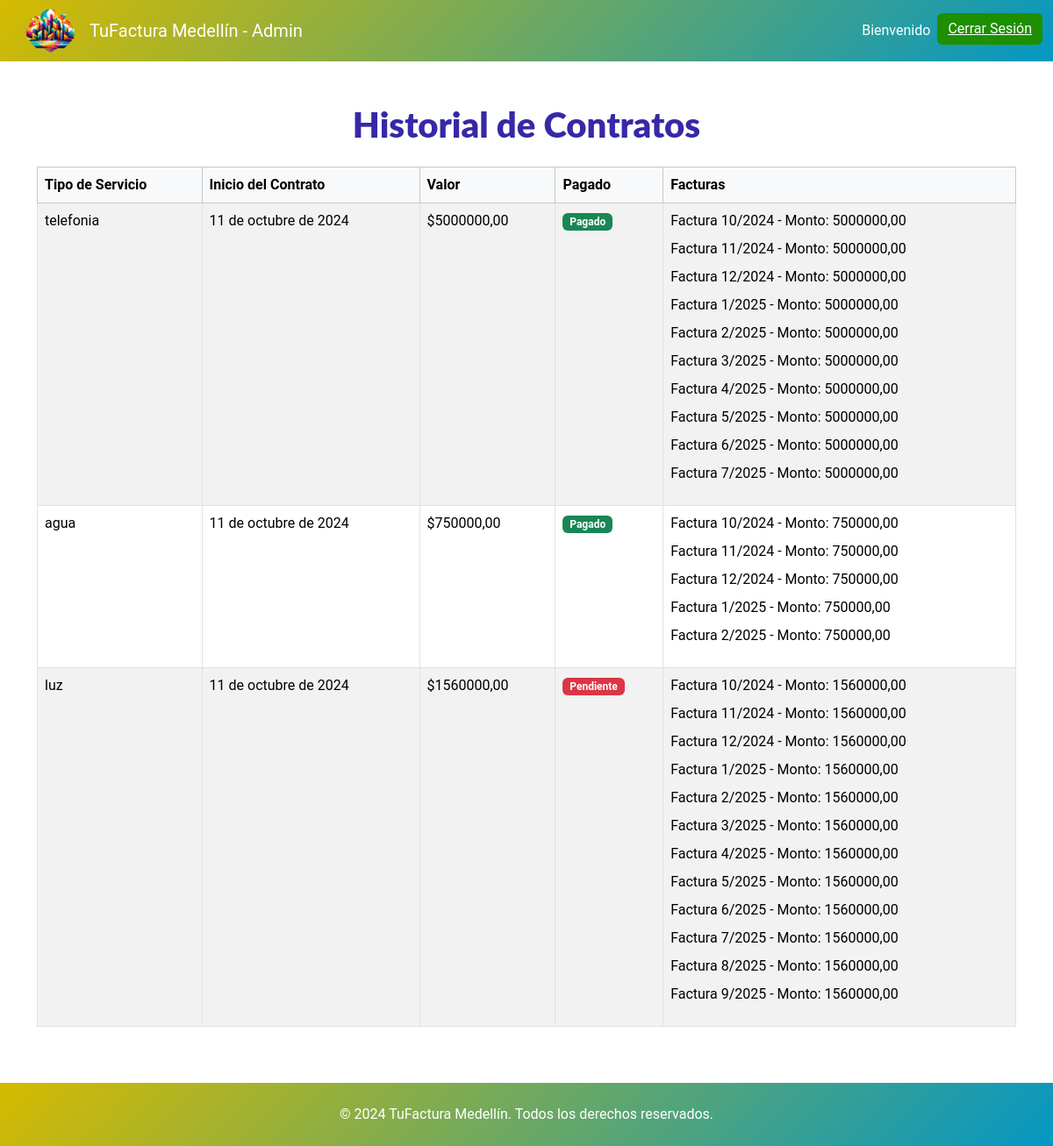
The page /vista_contra/9/ (signed in) on the database its author committed.
### facturacion/models.py (models this page shows, shortened)
class Contrato(models.Model):
    usuario = models.ForeignKey(Usuario, on_delete=models.CASCADE, null=True, blank=True)
    SERVICIO_CHOICES = [
        ('agua', 'Agua'),
        ('luz', 'Luz'),
        ('gas', 'Gas'),
        ('telefonia', 'Telefonía'),
        ('internet', 'Internet'),
    ]
    servicio = models.CharField(max_length=50, choices=SERVICIO_CHOICES)
    fecha = models.DateField()
    nombres = models.CharField(max_length=100)
    apellidos = models.CharField(max_length=100)
    cedula = models.CharField(max_length=20)
    direccion = models.CharField(max_length=200)
    detalles = models.TextField(blank=True, null=True)
    duracion = models.PositiveIntegerField()  # Duración en meses
    precio = models.DecimalField(max_digits=10, decimal_places=2)
    confidencialidad = models.BooleanField(default=False)
    obligaciones = models.TextField(blank=True)
    pagado = models.BooleanField(default=False)
    def __str__(self):
        return f"Contrato de {self.nombres} {self.apellidos} para {self.servicio}"
    @property
    def estado_contrato(self):
        if self.factura_set.filter(pagado=False).exists():
            return "Pendiente"
        else:
            return "Pagado"

class Factura(models.Model):
        contrato = models.ForeignKey(Contrato, on_delete=models.CASCADE)
        mes = models.PositiveIntegerField()  # Mes del contrato (1-12)
        anio = models.PositiveIntegerField()  # Año del contrato
        monto = models.DecimalField(max_digits=10, decimal_places=2)
        pagado = models.BooleanField(default=False)  # Indica si la factura fue pagada

### facturacion/views.py (the view, shortened to what this page needs)
# urls.py: path("vista_contra/<int:user_id>/", views.historico_contratos_admin, name="vista_contra"),
def historico_contratos_admin(request, user_id):
    control = request.session.get("admin", False)
    if not control:
        return redirect('login_admin')
    try:
        usuario = Usuario.objects.get(id= user_id)
        contratos = Contrato.objects.filter(usuario=usuario).order_by('pagado', 'fecha')
        for contrato in contratos:
                    contrato.facturas = Factura.objects.filter(contrato=contrato)
                    print(f"este es el contrato {contrato.id}")
                    print(contrato)
        return render(request, 'adminn/vista_contra_admin.html', {'contratos': contratos, 'usuario_id': usuario.id})
    except Usuario.DoesNotExist:
        return redirect('login_admin')  # Redirige al login si el usuario no existe

### facturacion/templates/adminn/vista_contra_admin.html (shortened to what this page needs)
{% load static %}
<!DOCTYPE html>
<html lang="en">
<head>
    <link href="https://cdn.jsdelivr.net/npm/bootstrap@5.3.3/dist/css/bootstrap.min.css" rel="stylesheet">
    <link rel="stylesheet" href="{% static 'css/estilos-admin.css' %}">
</head>
<body>
    <nav class="navbar navbar-expand-lg bg-body-tertiary">
        <div class="container-fluid">
            <a class="navbar-brand" href="{% url 'index_admin' %}">
                <img src="{% static 'img/logopag.png' %}" alt="Logo" width="90" height="75" class="d-inline-block align-text-top">
                TuFactura Medellín - Admin
            </a>
                <ul class="navbar-nav ms-auto">
                    <li class="nav-item">
                        <a class="nav-link">Bienvenido</a>
                    </li>
                    <li class="nav-item">
                        <a href="{% url 'logout_admin' %}"><button class="btn btn-custom">Cerrar Sesión</button></a>
                    </li>
                </ul>
            </div>
    </nav>
    <div class="container mt-5">
        <h1 class="text-center mb-4" style="font-weight: 900; color: #3728a7;">Historial de Contratos</h1>
        <table class="table table-striped table-hover table-bordered">
            <thead class="table-light">
                <tr>
                    <th scope="col">Tipo de Servicio</th>
                    <th scope="col">Inicio del Contrato</th>
                    <th scope="col">Valor</th>
                    <th scope="col">Pagado</th>
                    <th scope="col">Facturas</th>
                </tr>
            </thead>
            <tbody>
                {% for contrato in contratos %}
                    <tr>
                        <td>{{ contrato.servicio }}</td>
                        <td>{{ contrato.fecha }}</td>
                        <td>${{ contrato.precio }}</td>
                        <td>
                            {% if contrato.estado_contrato == "Pagado" %}
                                <span class="badge bg-success">Pagado</span>
                            {% else %}
                                <span class="badge bg-danger">Pendiente</span>
                            {% endif %}
                        </td>
                        <td>
                            <ul class="list-unstyled">
                                {% for factura in contrato.facturas %}
                                    <li class="mb-2">
                                        <div class="d-flex justify-content-between align-items-center">
                                            <span>Factura {{ factura.mes }}/{{ factura.anio }} - Monto: {{ factura.monto }}</span>
                                        </div>
                                    </li>
                                {% endfor %}
                            </ul>
                        </td>
                    </tr>
                {% endfor %}
            </tbody>
        </table>
    </div>
    <footer class="text-white mt-5 p-4 text-center" style="background: linear-gradient(135deg, #d6ba00 0%, #0497c4 100%);">
        &copy; 2024 TuFactura Medellín. Todos los derechos reservados.
    </footer>
</body>
</html>

### facturacion/static/css/estilos-admin.css (style rules this page uses)
body { font-family: 'Roboto', sans-serif; }
h1, h2, h3 { font-family: 'Lato', sans-serif; }
.navbar { background: linear-gradient(135deg, #d6ba00 0%, #0497c4 100%); height: 70px; }
.navbar .nav-link, .navbar .navbar-brand, .navbar .nav-item a { color: white !important; display: flex; align-items: center; }
.navbar .nav-item .btn { color: white !important; border-color: white !important; }
.btn-custom { background-color: #1d8f00; color: white; border: none; }
html, body { height: 100%; }
body { display: flex; flex-direction: column; min-height: 100vh; }
.container { flex: 1; }
footer { position: relative; bottom: 0; width: 100%; }

### rows shown on the page
Contrato: servicio "telefonia", fecha "11 de octubre de 2024", precio "5000000,00", shows "Pagado"
Factura: mes "10", anio "2024", monto "5000000,00"
Factura: mes "11", anio "2024", monto "5000000,00"
Factura: mes "12", anio "2024", monto "5000000,00"
Factura: mes "1", anio "2025", monto "5000000,00"
Factura: mes "2", anio "2025", monto "5000000,00"
Factura: mes "3", anio "2025", monto "5000000,00"
Factura: mes "4", anio "2025", monto "5000000,00"
Factura: mes "5", anio "2025", monto "5000000,00"
Factura: mes "6", anio "2025", monto "5000000,00"
Factura: mes "7", anio "2025", monto "5000000,00"
Contrato: servicio "agua", fecha "11 de octubre de 2024", precio "750000,00", shows "Pagado"
Factura: mes "10", anio "2024", monto "750000,00"
Factura: mes "11", anio "2024", monto "750000,00"
Factura: mes "12", anio "2024", monto "750000,00"
Factura: mes "1", anio "2025", monto "750000,00"
Factura: mes "2", anio "2025", monto "750000,00"
Contrato: servicio "luz", fecha "11 de octubre de 2024", precio "1560000,00", shows "Pendiente"
Factura: mes "10", anio "2024", monto "1560000,00"
Factura: mes "11", anio "2024", monto "1560000,00"
Factura: mes "12", anio "2024", monto "1560000,00"
Factura: mes "1", anio "2025", monto "1560000,00"
Factura: mes "2", anio "2025", monto "1560000,00"
Factura: mes "3", anio "2025", monto "1560000,00"
Factura: mes "4", anio "2025", monto "1560000,00"
Factura: mes "5", anio "2025", monto "1560000,00"
Factura: mes "6", anio "2025", monto "1560000,00"
Factura: mes "7", anio "2025", monto "1560000,00"
Factura: mes "8", anio "2025", monto "1560000,00"
Factura: mes "9", anio "2025", monto "1560000,00"
